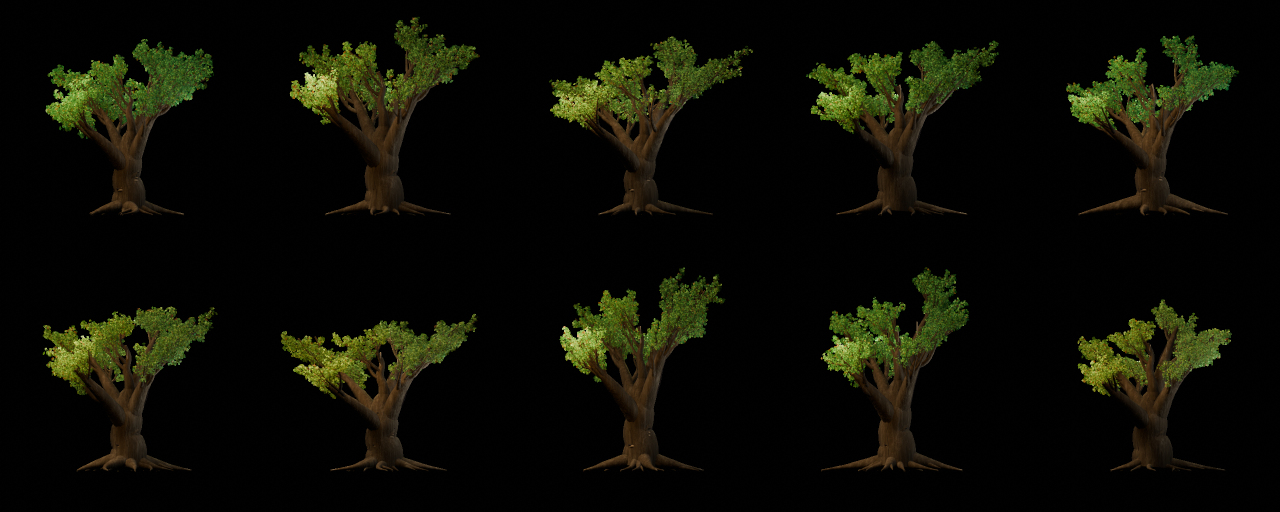
#> input picture assets/models/ancient_tree/variants/contact_sheet.png, 2560 x 1024 px (shown at 1/2 size); its folder holds only this picture in this run
$ python -i optimize-garden-glb.py   (imports and definitions only)
#> lines starting #> are read from the running program, lines starting #| are printed output that depends on the picture
"""Create WebP game variants; retain all original model and animation data.

Textures keep their pixels (lossless WebP) except for two cases that cost memory without
showing on screen: 1025..2048 px images are halved to MAX_TEXTURE_EDGE and encoded lossy
(colour and normal maps) or lossless (data maps), and single-colour images shrink to
CONSTANT_EDGE. The sky texture of BlackHole01 (4096 px) is left alone.

Run with Python and Pillow: python scripts/optimize-garden-glb.py
Original downloaded assets are never modified. Requires Pillow with WebP support.
"""
import io
import json
import struct
from pathlib import Path

from PIL import Image

ROOT = Path(__file__).resolve().parents[1]
SOURCE = ROOT / 'assets/models/downloaded_cc0/pm-avatar-garden'
TARGET = ROOT / 'assets/models/optimized_cc0/pm-avatar-garden'
MAX_TEXTURE_EDGE = 1024
RESIZE_FROM_EDGE = 2048  # larger images (the galaxy sky) are showcase content and stay as they are
CONSTANT_EDGE = 4
LOSSY_QUALITY = 90


def is_constant(image):
    low, high = zip(*image.getextrema())
    return low == high


def encode(original, name):
    """Return (webp bytes, pixels the game still sees) for one texture."""
    if is_constant(original):
        small = original.resize((CONSTANT_EDGE, CONSTANT_EDGE), Image.NEAREST)
        return lossless(small), small
    edge = max(original.size)
    if MAX_TEXTURE_EDGE < edge <= RESIZE_FROM_EDGE:
        scale = MAX_TEXTURE_EDGE / edge
        small = original.resize((round(original.width * scale), round(original.height * scale)), Image.LANCZOS)
        if 'metallic' in name.lower():
            return lossless(small), small
        encoded = io.BytesIO()
        small.save(encoded, format='WEBP', quality=LOSSY_QUALITY, method=6)
        return encoded.getvalue(), small
    return lossless(original), original


def lossless(image):
    encoded = io.BytesIO()
    image.save(encoded, format='WEBP', lossless=True, exact=True, method=6)
    return encoded.getvalue()


def optimize(source):
    data = source.read_bytes()
    json_length = struct.unpack_from('<I', data, 12)[0]
    document = json.loads(data[20:20 + json_length])
    binary = data[28 + json_length:]
    image_views = {image['bufferView']: image for image in document.get('images', [])}
    result = bytearray()
    for index, view in enumerate(document['bufferViews']):
        offset = view.get('byteOffset', 0)
        payload = binary[offset:offset + view['byteLength']]
        if index in image_views:
            original = Image.open(io.BytesIO(payload)).convert('RGBA')
            candidate, expected = encode(original, image_views[index].get('name', ''))
            decoded = Image.open(io.BytesIO(candidate)).convert('RGBA')
            assert decoded.size == expected.size
            if decoded.size == original.size:
                assert decoded.tobytes() == original.tobytes()  # untouched size means untouched pixels
            if len(candidate) < len(payload):
                payload = candidate
                image_views[index]['mimeType'] = 'image/webp'
        result.extend(b'\x00' * (-len(result) % 4))
        view['byteOffset'] = len(result)
        view['byteLength'] = len(payload)
        result.extend(payload)
    # WebP is an explicit glTF extension, supported by the installed Three loader.
    for texture in document.get('textures', []):
        image_index = texture.get('source')
        if image_index is not None and document['images'][image_index]['mimeType'] == 'image/webp':
            texture.setdefault('extensions', {})['EXT_texture_webp'] = {'source': texture.pop('source')}
    for key in ['extensionsUsed', 'extensionsRequired']:
        if any(i['mimeType'] == 'image/webp' for i in document.get('images', [])):
            document.setdefault(key, [])
            if 'EXT_texture_webp' not in document[key]:
                document[key].append('EXT_texture_webp')
    result.extend(b'\x00' * (-len(result) % 4))
    document['buffers'][0]['byteLength'] = len(result)
    encoded = json.dumps(document, separators=(',', ':')).encode()
    encoded += b' ' * (-len(encoded) % 4)
    output = struct.pack('<III', 0x46546C67, 2, 28 + len(encoded) + len(result))
    output += struct.pack('<II', len(encoded), 0x4E4F534A) + encoded
    output += struct.pack('<II', len(result), 0x004E4942) + result
    TARGET.mkdir(parents=True, exist_ok=True)
    (TARGET / source.name).write_bytes(output)
    print(f'{source.name}: {len(data)} -> {len(output)} bytes', flush=True)


# [3 lines not run here, left out]

>>> import cv2
>>> picture = cv2.imread('../assets/models/ancient_tree/variants/contact_sheet.png', cv2.IMREAD_GRAYSCALE)
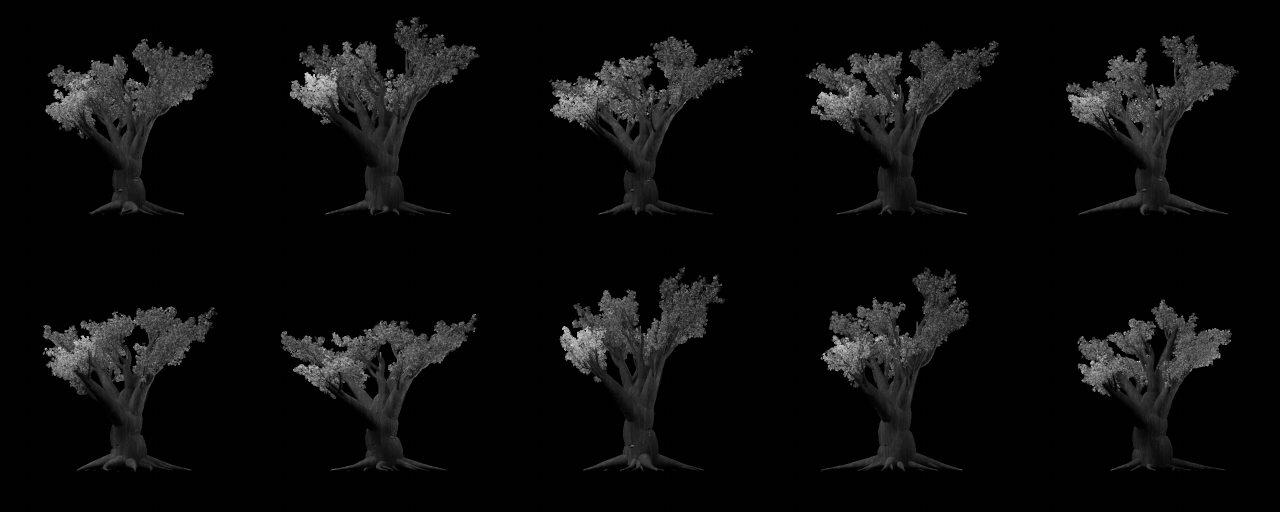
#> picture: shape (1024, 2560) (shown at 1/2 size); min 0, max 222, mean 11.7
#> (the run stopped early here; a loop or call above may not have finished)
